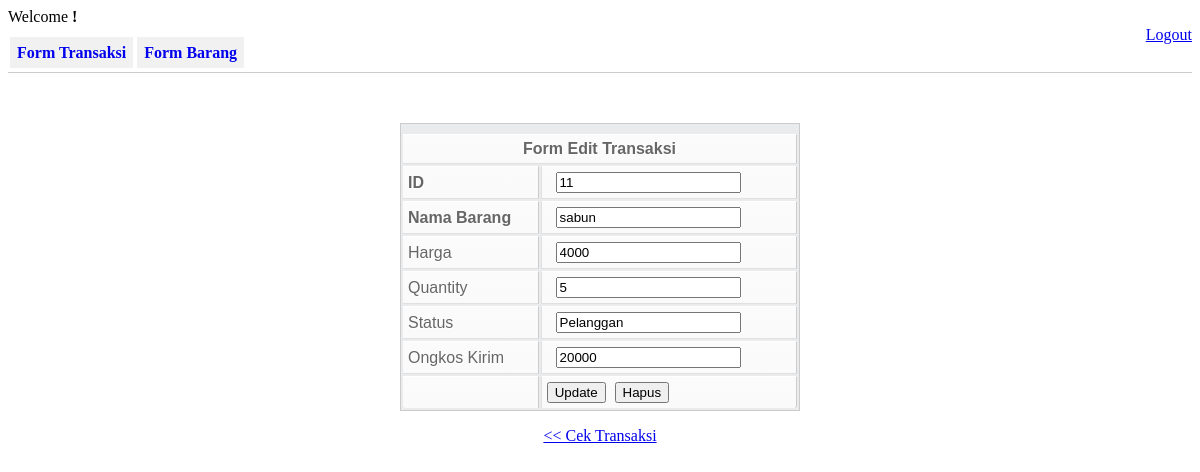
Screenshot of /transaksi/edit.php?id=11 with the database file from the repository.
### tables this page shows
CREATE TABLE `transaksi` (
  `id` int(6) UNSIGNED NOT NULL,
  `nama_barang` varchar(30) NOT NULL,
  `harga` varchar(30) NOT NULL,
  `jumlah` varchar(50) NOT NULL,
  `subtotal` varchar(50) NOT NULL,
  `status` varchar(50) NOT NULL,
  `kota` varchar(50) NOT NULL,
  `diskon` varchar(50) NOT NULL,
  `ongkos` varchar(50) NOT NULL,
  `total` varchar(50) NOT NULL
);

### transaksi/edit.php (the view, shortened to what this page needs)
<?php
require "../koneksi.php";
$id = $_GET['id'];
$query = mysqli_query($conn,"select * from transaksi where id='$id'");
while($data = mysqli_fetch_array($query)){
?>
<html>
<head>
</head>
<link rel="stylesheet" href="../style.css">
<body>
<div>
	<tr>Welcome <b><?php echo $_SESSION['username']; ?>!</b></tr>
	<tr><div align="right"><a href="../logout.php">Logout</a></div></tr>
</div>
<div id="nav">
	<a href="index.php">Form Transaksi</a>
	<a href="../barang/input_barang.php">Form Barang</a>
</div>
<div align="center">
<form id="form1" name="form1" method="get" action="editsimpan.php">
<p>&nbsp;</p>
<table width="400" height="201" border="1">
<tr>
<td colspan="2" bgcolor="#cd5c5c">
<div align="center">
<strong>Form Edit Transaksi</strong>
</div>
</td>
</tr>
<tr>
<td width="124" bgcolor="#ffc0cb"><strong>ID</strong></td>
<td width="243" bgcolor="#ffc0cb">&nbsp;
<input name="id" type="text" color="black" value="<?php echo $data['id']; ?>"/></td>
</tr>
<tr>
	<td width="124" bgcolor="#ffc0cb"><strong>Nama Barang</strong></td>
	<td width="243" bgcolor="#ffc0cb">&nbsp;
	<input name="nama_barang" type="text" value="<?php echo $data['nama_barang']; ?>"/></td>
</tr>
<tr>
	<td bgcolor="#ffc0cb">Harga</td>
	<td bgcolor="#ffc0cb">&nbsp;
	<input name="harga" type="text" value="<?php echo $data['harga']; ?>"/></td>
</tr>
<tr>
	<td bgcolor="#ffc0cb">Quantity</td>
	<td bgcolor="#ffc0cb">&nbsp;
	<input name="jumlah" type="text" value="<?php echo $data['jumlah']; ?>"/></td>
</tr>
<tr>
	<td bgcolor="#ffc0cb">Status</td>
	<td bgcolor="#ffc0cb">&nbsp;
	<input name="status" type="text" value="<?php echo $data['status']; ?>"/></td>
</tr>
<tr>
	<td bgcolor="#ffc0cb">Ongkos Kirim</td>
	<td bgcolor="#ffc0cb">&nbsp;
	<input name="ongkos" type="text" value="<?php echo $data['ongkos'];?>"/></td>
</tr>
<tr>
<td height="28" bgcolor="#ffc0cb">&nbsp;</td>
<td bgcolor="#ffc0cb">
<input name="" type="submit" value="Update" />&nbsp;
<input name="" type="reset" value="Hapus" /></td>
</tr>
</table>
</form>
	<?php } ?>
<a href="view.php" > &lt;&lt; Cek Transaksi</a>
</div>
</body>
</html>

### style.css (style rules this page uses)
#nav { height:28px; font-weight:bold; border-bottom:1px solid #ccc; padding-left:2px; }
#nav a { display:line; padding:7px; text-decoration:none; background-color:#f1f1f1; }
table { font-family: Arial, Helvetica, sans-serif; color: #666; text-shadow: 1px 1px 0px #fff; background: #eaebec; border: #ccc 1px solid; padding-top:8px; }
table tr { text-align: left; padding-left: 5px; }
table td:first-child { text-align: left; padding-left: 5px; border-left: 0; }
table td { padding: 5px 5px; border-top: 1px solid #ffffff; border-bottom: 1px solid #e0e0e0; border-left: 1px solid #e0e0e0; background: #fafafa; background: -webkit-gradient(linear, left top, left bottom, from(#fbfbfb), to(#fafafa)); background: -moz-linear-gradient(top, #fbfbfb, #fafafa); }
table tr:last-child td { border-bottom: 0; }
table tr:last-child td:first-child { -moz-border-radius-bottomleft: 3px; -webkit-border-bottom-left-radius: 3px; border-bottom-left-radius: 3px; }
table tr:last-child td:last-child { -moz-border-radius-bottomright: 3px; -webkit-border-bottom-right-radius: 3px; border-bottom-right-radius: 3px; }

### rows the page displays
transaksi: id "11", nama_barang "sabun", harga "4000", jumlah "5", status "Pelanggan", ongkos "20000"
